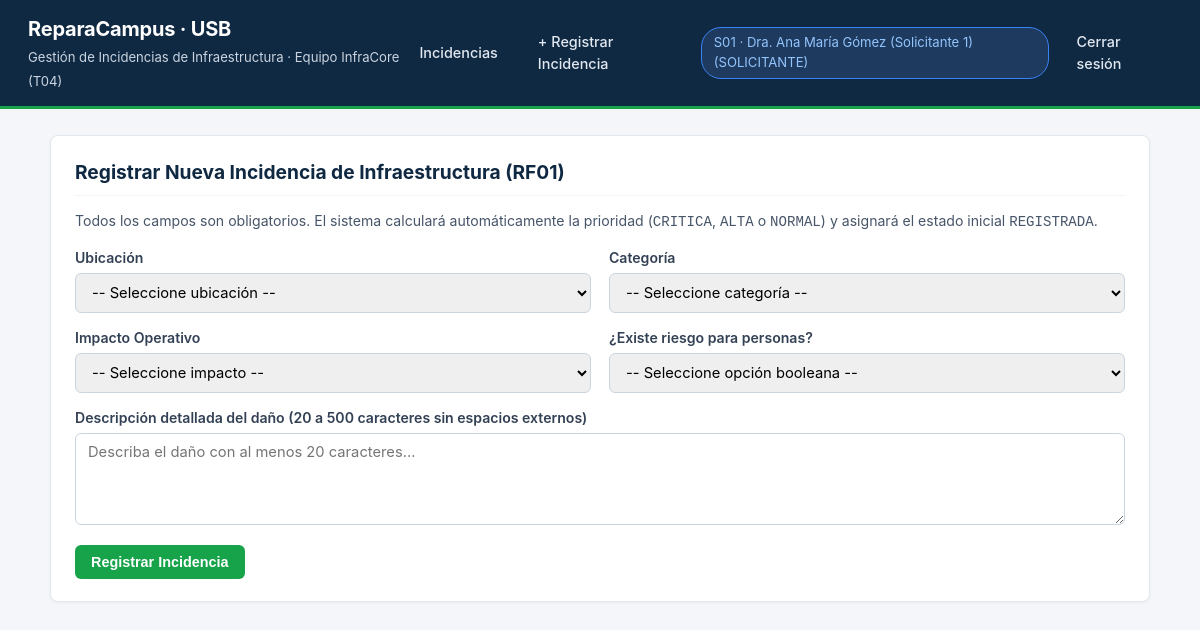
/incidencias/nueva (signed in), run on the app's committed database.
### tables this page shows
CREATE TABLE usuarios (
    id TEXT PRIMARY KEY,
    username TEXT UNIQUE NOT NULL,
    nombre TEXT NOT NULL,
    password_hash TEXT NOT NULL,
    rol TEXT NOT NULL CHECK (rol IN ('SOLICITANTE', 'COORDINADOR', 'TECNICO')),
    activo INTEGER NOT NULL DEFAULT 1 CHECK (activo IN (0, 1))
);

### app/routes.py (the view, shortened to what this page needs)
@bp.route("/incidencias/nueva", methods=["GET", "POST"])
def nueva_incidencia():
    user = usuario_en_sesion()
    if not user:
        return redirect(url_for("main.login"))
    if user["rol"] != "SOLICITANTE":
        abort(403, "Solo los solicitantes pueden registrar incidencias.")
    return render_template(
        "nueva_incidencia.html",
        user=user,
        ubicaciones=UBICACIONES_PERMITIDAS,
        categorias=CATEGORIAS_PERMITIDAS,
        impactos=IMPACTOS_PERMITIDOS,
        form_data={},
    )

### app/db.py (called while the page is built)
def _resolve_sqlite_path(db_path: str) -> str:
    abs_p = os.path.abspath(db_path)
    if abs_p.startswith("/working_dir/"):
        tmp_p = "/tmp/" + os.path.basename(abs_p)
        if os.path.exists(abs_p) and not os.path.exists(tmp_p):
            shutil.copy2(abs_p, tmp_p)
        return tmp_p
    return abs_p

def get_db() -> sqlite3.Connection:
    if "db" not in g:
        raw_path = current_app.config["DATABASE"]
        os.makedirs(os.path.dirname(os.path.abspath(raw_path)), exist_ok=True)
        work_path = _resolve_sqlite_path(raw_path)
        conn = sqlite3.connect(work_path)
        conn.row_factory = sqlite3.Row
        conn.execute("PRAGMA foreign_keys = ON;")
        g.db = conn
        g.db_raw_path = os.path.abspath(raw_path)
        g.db_work_path = work_path
    return g.db

### app/routes.py (called while the page is built)
def usuario_en_sesion():
    uid = session.get("user_id")
    if not uid:
        return None
    return obtener_usuario_por_id(uid)

### app/services.py (called while the page is built)
def obtener_usuario_por_id(user_id: str) -> Optional[Dict[str, Any]]:
    if not user_id:
        return None
    db = get_db()
    row = db.execute(
        "SELECT id, username, nombre, rol, activo FROM usuarios WHERE id = ?",
        (user_id,),
    ).fetchone()
    return dict(row) if row else None

### app/templates/nueva_incidencia.html (shortened to what this page needs)
{% extends "base.html" %}
{% block content %}
<div class="card">
    <h2>Registrar Nueva Incidencia de Infraestructura (RF01)</h2>
    <p style="font-size:0.88rem; color:#475569; margin-bottom:14px;">
        Todos los campos son obligatorios. El sistema calculará automáticamente la prioridad (<code>CRITICA</code>, <code>ALTA</code> o <code>NORMAL</code>) y asignará el estado inicial <code>REGISTRADA</code>.
    </p>
    <form method="post" action="{{ url_for('main.nueva_incidencia') }}">
        <div class="grid-2">
            <div class="form-group">
                <label for="ubicacion">Ubicación</label>
                <select id="ubicacion" name="ubicacion" class="form-control" required>
                    <option value="">-- Seleccione ubicación --</option>
                </select>
            </div>
            <div class="form-group">
                <label for="categoria">Categoría</label>
                <select id="categoria" name="categoria" class="form-control" required>
                    <option value="">-- Seleccione categoría --</option>
                </select>
            </div>
        </div>
        <div class="grid-2">
            <div class="form-group">
                <label for="impacto">Impacto Operativo</label>
                <select id="impacto" name="impacto" class="form-control" required>
                    <option value="">-- Seleccione impacto --</option>
                </select>
            </div>
            <div class="form-group">
                <label for="riesgo_personas">¿Existe riesgo para personas?</label>
                <select id="riesgo_personas" name="riesgo_personas" class="form-control" required>
                    <option value="">-- Seleccione opción booleana --</option>
                </select>
            </div>
        </div>
        <div class="form-group">
            <label for="descripcion">Descripción detallada del daño (20 a 500 caracteres sin espacios externos)</label>
            <textarea id="descripcion" name="descripcion" rows="4" class="form-control" placeholder="Describa el daño con al menos 20 caracteres..." required>{{ form_data.get('descripcion', '') }}</textarea>
        </div>
        <button type="submit" class="btn btn-success">Registrar Incidencia</button>
    </form>
</div>
{% endblock %}

### app/templates/base.html (shortened to what this page needs)
<!DOCTYPE html>
<html lang="es">
<head>
    <link rel="stylesheet" href="{{ url_for('static', filename='style.css') }}">
</head>
<body>
    <header class="topbar">
        <div class="brand">
            <div>
                <h1>ReparaCampus · USB</h1>
                <span class="sub">Gestión de Incidencias de Infraestructura · Equipo InfraCore (T04)</span>
            </div>
        </div>
        {% if user %}
        <nav class="nav-links">
            <a href="{{ url_for('main.listado_incidencias') }}">Incidencias</a>
            {% if user.rol == 'SOLICITANTE' %}
            <a href="{{ url_for('main.nueva_incidencia') }}">+ Registrar Incidencia</a>
            {% endif %}
            <span class="user-pill">{{ user.id }} · {{ user.nombre }} ({{ user.rol }})</span>
            <a href="{{ url_for('main.logout') }}">Cerrar sesión</a>
        </nav>
        {% endif %}
    </header>
    <main class="container">
        {% block content %}{% endblock %}
    </main>
</body>
</html>

### app/static/style.css (style rules this page uses)
* { box-sizing: border-box; margin: 0; padding: 0; }
body { font-family: 'Inter', -apple-system, BlinkMacSystemFont, 'Segoe UI', Roboto, sans-serif; background-color: #f4f6f9; color: #1e293b; line-height: 1.5; }
.topbar { background: #0f2942; color: #ffffff; padding: 14px 28px; display: flex; justify-content: space-between; align-items: center; border-bottom: 3px solid #16a34a; }
.brand { display: flex; align-items: center; gap: 12px; }
.brand h1 { font-size: 1.25rem; font-weight: 700; letter-spacing: -0.01em; }
.brand span.sub { font-size: 0.82rem; color: #cbd5e1; font-weight: 400; }
.nav-links { display: flex; align-items: center; gap: 16px; }
.nav-links a { color: #e2e8f0; text-decoration: none; font-size: 0.9rem; font-weight: 500; padding: 6px 12px; border-radius: 6px; }
.user-pill { background: #1e3a5f; padding: 5px 12px; border-radius: 20px; font-size: 0.82rem; color: #93c5fd; border: 1px solid #3b82f6; }
.container { max-width: 1140px; margin: 26px auto; padding: 0 20px; }
.card { background: #ffffff; border-radius: 8px; border: 1px solid #e2e8f0; padding: 22px 24px; margin-bottom: 20px; box-shadow: 0 1px 3px rgba(15, 23, 42, 0.05); }
.card h2 { font-size: 1.2rem; color: #0f2942; margin-bottom: 14px; border-bottom: 1px solid #f1f5f9; padding-bottom: 8px; }
.form-group { margin-bottom: 14px; }
.form-group label { display: block; font-weight: 600; font-size: 0.88rem; margin-bottom: 5px; color: #334155; }
.form-control { width: 100%; padding: 9px 12px; border: 1px solid #cbd5e1; border-radius: 6px; font-size: 0.92rem; font-family: inherit; }
.btn { display: inline-block; padding: 9px 16px; border-radius: 6px; font-size: 0.9rem; font-weight: 600; border: none; cursor: pointer; text-decoration: none; }
.btn-success { background: #16a34a; color: #ffffff; }
.grid-2 { display: grid; grid-template-columns: 1fr 1fr; gap: 18px; }

### data on the page
usuarios: id "S01", nombre "Dra. Ana María Gómez (Solicitante 1)", rol "SOLICITANTE"
